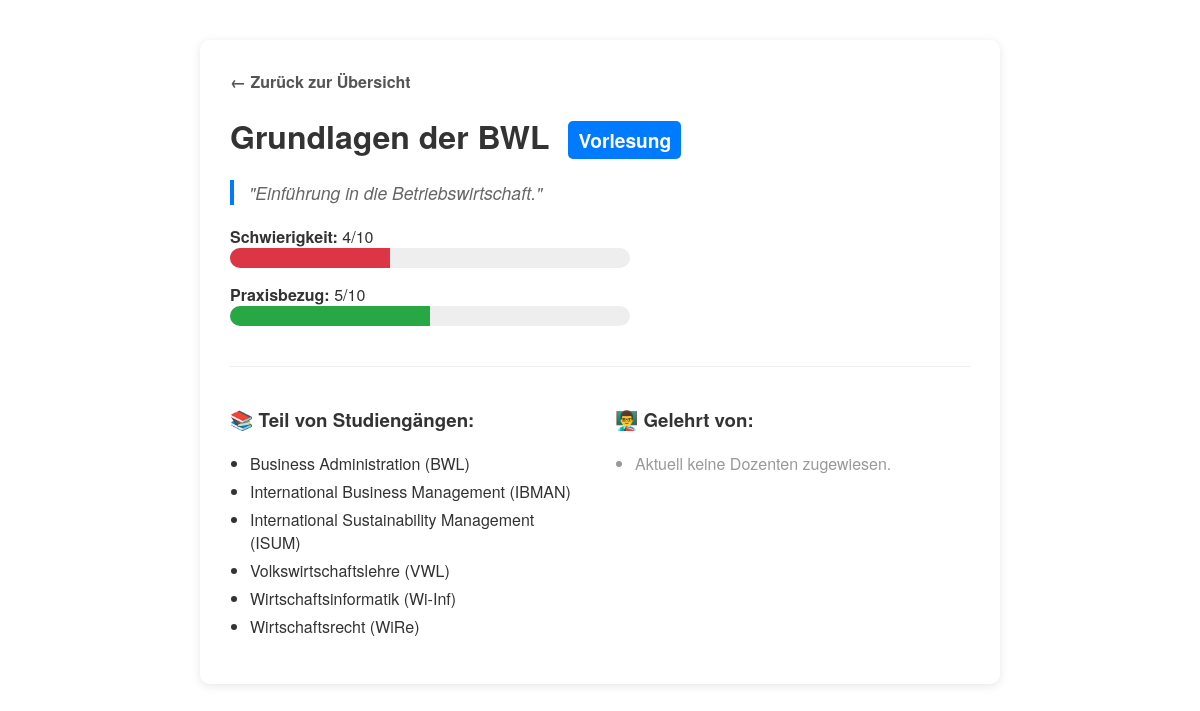
Screenshot of /kurse/4 with the database file from the repository.
### tables this page shows
CREATE TABLE courses (
    id INTEGER PRIMARY KEY AUTOINCREMENT,
    name TEXT NOT NULL,
    description TEXT, 
    difficulty INTEGER CHECK(difficulty BETWEEN 1 AND 10), --
    
    -- Theorie vs. Praxis (1 = Nur Theorie, 10 = Nur Praxis)
    practice_orientation INTEGER CHECK(practice_orientation BETWEEN 1 AND 10),
    
    -- Art der Veranstaltung (z.B. 'Vorlesung', 'Seminar', 'Projekt')
    course_type TEXT NOT NULL DEFAULT 'Vorlesung'
);

CREATE TABLE degrees (
    id INTEGER PRIMARY KEY AUTOINCREMENT,
    name TEXT NOT NULL,
    semester_amount INTEGER NOT NULL,
    corny_quote TEXT --DUmmer lustiger Spruch
);

### app.py (the view)
@app.route('/kurse/<int:kurs_id>')
def kurs_profil(kurs_id):
    db_con = db.get_db_con()
    kurs = db_con.execute("SELECT * FROM courses WHERE id = ?", (kurs_id,)).fetchone()
    if kurs is None:
        return "Kurs nicht gefunden", 404
    degrees = db_con.execute("""
        SELECT d.name
        FROM degrees d
        JOIN degree_courses dc ON d.id = dc.degree_id
        WHERE dc.course_id = ?
    """, (kurs_id,)).fetchall()
    profs = db_con.execute("""
        SELECT p.id, p.title, p.name, p.surname
        FROM professors p
        JOIN course_professors cp ON p.id = cp.professor_id
        WHERE cp.course_id = ?
    """, (kurs_id,)).fetchall()
    return render_template('kurs_profil.html', course=kurs, degrees=degrees, profs=profs)

### db.py (called while the page is built)
def get_db_con(pragma_foreign_keys=True):
    if 'db_con' not in g:
        g.db_con = sqlite3.connect(
            current_app.config['DATABASE'],
            detect_types=sqlite3.PARSE_DECLTYPES
        )
        g.db_con.row_factory = sqlite3.Row
        if pragma_foreign_keys:
            g.db_con.execute('PRAGMA foreign_keys = ON;')
    return g.db_con

def close_db_con(e=None):
    db_con = g.pop('db_con', None)
    if db_con is not None:
        db_con.close()

### templates/kurs_profil.html (shortened to what this page needs)
<!DOCTYPE html>
<html>
<head>
    <link rel="stylesheet" href="{{ url_for('static', filename='style.css') }}">
</head>
<body>
<div class="container">
    <a href="{{ url_for('kurs_uebersicht') }}" class="back-btn">← Zurück zur Übersicht</a>
    <h1>
        {{ course['name'] }}
        <span class="badge">{{ course['course_type'] }}</span>
    </h1>
    <p class="description">"{{ course['description'] }}"</p>
    <div class="metric-box">
        <strong>Schwierigkeit:</strong> {{ course['difficulty'] }}/10
        <div class="bar-bg">
            <div class="bar-fill" style="width: {{ course['difficulty'] * 10 }}%; background-color: #dc3545;"></div>
        </div>
    </div>
    <div class="metric-box">
        <strong>Praxisbezug:</strong> {{ course['practice_orientation'] }}/10
        <div class="bar-bg">
            <div class="bar-fill" style="width: {{ course['practice_orientation'] * 10 }}%; background-color: #28a745;"></div>
        </div>
    </div>
    <div class="grid-section">
        <div>
            <h3>📚 Teil von Studiengängen:</h3>
            <ul>
                {% for degree in degrees %}
                    <li>{{ degree['name'] }}</li>
                {% else %}
                    <li style="color: #999;">Keinem Studiengang zugeordnet.</li>
                {% endfor %}
            </ul>
        </div>
        <div>
            <h3>👨‍🏫 Gelehrt von:</h3>
            <ul>
                {% for prof in profs %}
                    <li>
                        <a href="{{ url_for('dozenten_profil', id=prof['id']) }}" class="prof-link">
                            {{ prof['title'] }} {{ prof['name'] }} {{ prof['surname'] }}
                        </a>
                    </li>
                {% else %}
                    <li style="color: #999;">Aktuell keine Dozenten zugewiesen.</li>
                {% endfor %}
            </ul>
        </div>
    </div>
</div>
</body>
</html>

### static/style.css (style rules this page uses)
:root { --hwr-red: #E2001A; --hwr-dark: #333333; --hwr-bg: #f4f4f4; --hwr-border: #cccccc; --radius: 10px; }
* { box-sizing: border-box; }
body { font-family: "Helvetica Neue", Helvetica, Arial, sans-serif; margin: 0; padding: 0; color: var(--hwr-dark); background-color: white; display: flex; flex-direction: column; min-height: 100vh; }
.container { max-width: 800px; margin: 40px auto; background: white; padding: 30px; border-radius: 10px; box-shadow: 0 2px 10px rgba(0,0,0,0.1); }
.back-btn { display: inline-block; margin-bottom: 20px; text-decoration: none; color: #555; font-weight: bold; }
.container h1 { margin-top: 0; color: #333; }
.badge { background: #007bff; color: white; padding: 5px 10px; border-radius: 5px; font-size: 0.6em; vertical-align: middle; margin-left: 10px; }
.description { font-style: italic; color: #666; font-size: 1.1em; border-left: 4px solid #007bff; padding-left: 15px; margin: 20px 0; }
.metric-box { margin-bottom: 15px; }
.bar-bg { background: #eee; height: 20px; border-radius: 10px; overflow: hidden; width: 100%; max-width: 400px; }
.bar-fill { height: 100%; text-align: right; padding-right: 5px; color: white; font-size: 0.8em; line-height: 20px; font-weight: bold; }
.grid-section { display: grid; grid-template-columns: 1fr 1fr; gap: 30px; margin-top: 40px; border-top: 1px solid #eee; padding-top: 20px; }
.container ul { padding-left: 20px; }
.container li { margin-bottom: 5px; }

### rows the page displays
courses: name "Grundlagen der BWL", course_type "Vorlesung", description "Einführung in die Betriebswirtschaft.", difficulty "4", practice_orientation "5"
degrees: name "Business Administration (BWL)"
degrees: name "International Business Management (IBMAN)"
degrees: name "International Sustainability Management (ISUM)"
degrees: name "Volkswirtschaftslehre (VWL)"
degrees: name "Wirtschaftsinformatik (Wi-Inf)"
degrees: name "Wirtschaftsrecht (WiRe)"
